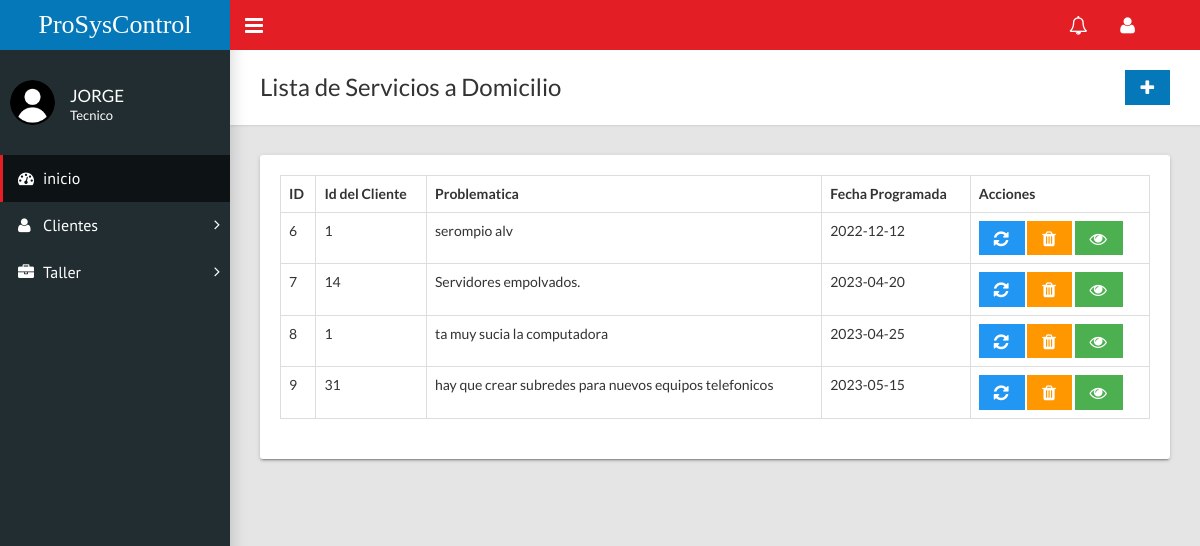
Page /home.php?c=domicilio (signed in) on the committed database.
### tables this page shows
CREATE TABLE `domicilio` (
  `id` int(11) NOT NULL,
  `id_Cliente` int(11) NOT NULL,
  `problematica` varchar(200) NOT NULL,
  `observaciones` varchar(200) NOT NULL,
  `fechaProgramada` date NOT NULL,
  `presupuesto` float NOT NULL,
  `costoTotal` float NOT NULL,
  `horaInicio` time NOT NULL,
  `horaFinal` time NOT NULL,
  `horasRealizadas` int(11) NOT NULL
);

### controladores/domicilio.controlador.php (called while the page is built, shortened)
<?php
require_once "modelos/domicilio.php";
class DomicilioControlador{
    public function __CONSTRUCT(){
        $this->modelo = new Domicilio;
    }
    public function Inicio(){
        require_once "vistas/encabezado.php";
        require_once "vistas/domicilio/index.php";
        require_once "vistas/pie.php";
    }
}

### modelos/database.php (called while the page is built, shortened)
<?php
class Database{
    public static function Conectar(){
        try{
            $conexion = new PDO("mysql:host=".self::servidor.";dbname=".self::nombrebd.";charset=utf8", self::usuariobd,
            self::clave);
            $conexion -> setAttribute(PDO::ATTR_ERRMODE, PDO::ERRMODE_EXCEPTION);
            return $conexion;
        }catch(PDOException $e){
            return "Fallo " .$e->getMessage();
        }
    }
}

### modelos/domicilio.php (called while the page is built, shortened)
<?php
class Domicilio{
    private $pdo;
    public function __CONSTRUCT(){
        $this->pdo = Database::Conectar();
    }
    public function Listar(){
        try{
            $consulta = $this->pdo->prepare("SELECT * FROM domicilio;");
            $consulta->execute();
            return $consulta->fetchAll(PDO::FETCH_OBJ);
        }catch(Exception $excepcion){
            die($excepcion->getMessage());
        }
    }
}

### vistas/domicilio/index.php (the view)
<div class="content-wrapper">
        <div class="page-title">
          <div>
            <h1>Lista de Servicios a Domicilio</h1>
          </div>
          <div><a class="btn btn-primary btn-flat" href="?c=domicilio&a=FormCrear"><i class="fa fa-lg fa-plus"></i></a></div>
        </div>
        <div class="row">
          <div class="col-md-12">
            <div class="card">
              <div class="card-body">
                <div class="table-responsive">
                  <table class="table table-hover table-bordered" role="grid" id="sampleTable">
                    <thead>
                      <tr>
                        <th>ID</th>
                        <th>Id del Cliente</th>
                        <th>Problematica</th>
                        <th>Fecha Programada</th>
                        <th>Acciones</th>
                      </tr>
                    </thead>
                    <tbody>
                      <?php foreach($this->modelo->Listar() as $domicilioSQL):?>
                        <tr>
                          <td><?=$domicilioSQL->id?></td>
                          <td><?=$domicilioSQL->id_Cliente?></td>
                          <td><?=$domicilioSQL->problematica?></td>
                          <td><?=$domicilioSQL->fechaProgramada?></td>
                          <td><?php if($_SESSION['tipoUsuario']!='Secretario'){?>
                          <a class="btn btn-info btn-flat" href="?c=domicilio&a=FormModificar&id=<?=$domicilioSQL->id?>"><i class="fa fa-lg fa-refresh"></i></a>
                              <a class="btn btn-warning btn-flat" onclick = "return confirm('¿Realmente desea eliminar?')" href="?c=domicilio&a=Borrar&id=<?=$domicilioSQL->id?>"><i class="fa fa-lg fa-trash"></i></a>
                          <?php }?>
                              <a class="btn btn-success btn-flat" href="?c=domicilio&a=FormConsultar&id=<?=$domicilioSQL->id?>"><i class="fa fa-lg fa-eye"></i></a></td>
                        </tr>
                        <?php endforeach;?>
                    </tbody>
                  </table>
                </div>
              </div>
            </div>
          </div>
        </div>
      </div>

### rows in the picture
domicilio: id "6", id_Cliente "1", problematica "serompio alv", fechaProgramada "2022-12-12"
domicilio: id "7", id_Cliente "14", problematica "Servidores empolvados.", fechaProgramada "2023-04-20"
domicilio: id "8", id_Cliente "1", problematica "ta muy sucia la computadora", fechaProgramada "2023-04-25"
domicilio: id "9", id_Cliente "31", problematica "hay que crear subredes para nuevos equipos telefonicos", fechaProgramada "2023-05-15"

### other values in the picture
$usuario "JORGE"
$_SESSION['tipoUsuario'] "Tecnico"
